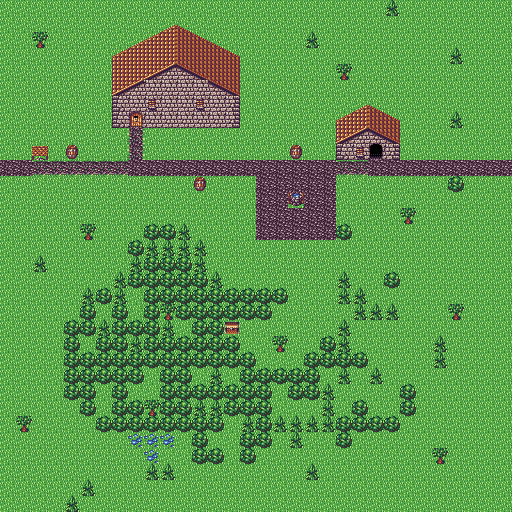

Rendered tile map (Tiled .tmx) drawn with the repository's tilesets; below, a short description and the full map source, tile grids included:
An orthogonal 32x32 tile map with 16x16 px tiles, 2 tile layers (ground, Houses).

<map version="1.0" tiledversion="1.0.3" orientation="orthogonal" renderorder="right-down" width="32" height="32" tilewidth="16" tileheight="16" nextobjectid="1">
 <tileset firstgid="1" source="tileset.tsx" />
 <layer name="ground" width="32" height="32">
  <data encoding="csv">
11,11,11,11,11,11,11,11,11,11,11,11,11,11,11,11,11,11,11,11,11,11,11,11,11,11,11,11,11,11,11,11,
11,11,11,11,11,11,11,11,11,11,11,11,11,11,11,11,11,11,11,11,11,11,11,11,11,11,11,11,11,11,11,11,
11,11,11,11,11,11,11,11,11,11,11,11,11,11,11,11,11,11,11,11,11,11,11,11,11,11,11,11,11,11,11,11,
11,11,11,11,11,11,11,11,11,11,11,11,11,11,11,11,11,11,11,11,11,11,11,11,11,11,11,11,11,11,11,11,
11,11,11,11,11,11,11,11,11,11,11,11,11,11,11,11,11,11,11,11,11,11,11,11,11,11,11,11,11,11,11,11,
11,11,11,11,11,11,11,11,11,11,11,11,11,11,11,11,11,11,11,11,11,11,11,11,11,11,11,11,11,11,11,11,
11,11,11,11,11,11,11,11,11,11,11,11,11,11,11,11,11,11,11,11,11,11,11,11,11,11,11,11,11,11,11,11,
11,11,11,11,11,11,11,11,11,11,11,11,11,11,11,11,11,11,11,11,11,11,11,11,11,11,11,11,11,11,11,11,
11,11,11,11,11,11,11,11,11,11,11,11,11,11,11,11,11,11,11,11,11,11,11,11,11,11,11,11,11,11,11,11,
11,11,11,11,11,11,11,11,11,11,11,11,11,11,11,11,11,11,11,11,11,11,11,11,11,11,11,11,11,11,11,11,
11,11,11,11,11,11,11,11,11,11,11,11,11,11,11,11,11,11,11,11,11,11,11,11,11,11,11,11,11,11,11,11,
11,11,11,11,11,11,11,11,11,11,11,11,11,11,11,11,11,11,11,11,11,11,11,11,11,11,11,11,11,11,11,11,
11,11,11,11,11,11,11,11,11,11,11,11,11,11,11,11,11,11,11,11,11,11,11,11,11,11,11,11,11,11,11,11,
11,11,11,11,11,11,11,11,11,11,11,11,11,11,11,11,11,11,11,11,11,11,11,11,11,11,11,11,11,11,11,11,
11,11,11,11,11,11,11,11,11,11,11,11,11,11,11,11,11,11,11,11,11,11,11,11,11,11,11,11,11,11,11,11,
11,11,11,11,11,11,11,11,11,11,11,11,11,11,11,11,11,11,11,11,11,11,11,11,11,11,11,11,11,11,11,11,
11,11,11,11,11,11,11,11,11,11,11,11,11,11,11,11,11,11,11,11,11,11,11,11,11,11,11,11,11,11,11,11,
11,11,11,11,11,11,11,11,11,11,11,11,11,11,11,11,11,11,11,11,11,11,11,11,11,11,11,11,11,11,11,11,
11,11,11,11,11,11,11,11,11,11,11,11,11,11,11,11,11,11,11,11,11,11,11,11,11,11,11,11,11,11,11,11,
11,11,11,11,11,11,11,11,11,11,11,11,11,11,11,11,11,11,11,11,11,11,11,11,11,11,11,11,11,11,11,11,
11,11,11,11,11,11,11,11,11,11,11,11,11,11,11,11,11,11,11,11,11,11,11,11,11,11,11,11,11,11,11,11,
11,11,11,11,11,11,11,11,11,11,11,11,11,11,11,11,11,11,11,11,11,11,11,11,11,11,11,11,11,11,11,11,
11,11,11,11,11,11,11,11,11,11,11,11,11,11,11,11,11,11,11,11,11,11,11,11,11,11,11,11,11,11,11,11,
11,11,11,11,11,11,11,11,11,11,11,11,11,11,11,11,11,11,11,11,11,11,11,11,11,11,11,11,11,11,11,11,
11,11,11,11,11,11,11,11,11,11,11,11,11,11,11,11,11,11,11,11,11,11,11,11,11,11,11,11,11,11,11,11,
11,11,11,11,11,11,11,11,11,11,11,11,11,11,11,11,11,11,11,11,11,11,11,11,11,11,11,11,11,11,11,11,
11,11,11,11,11,11,11,11,11,11,11,11,11,11,11,11,11,11,11,11,11,11,11,11,11,11,11,11,11,11,11,11,
11,11,11,11,11,11,11,11,11,11,11,11,11,11,11,11,11,11,11,11,11,11,11,11,11,11,11,11,11,11,11,11,
11,11,11,11,11,11,11,11,11,11,11,11,11,11,11,11,11,11,11,11,11,11,11,11,11,11,11,11,11,11,11,11,
11,11,11,11,11,11,11,11,11,11,11,11,11,11,11,11,11,11,11,11,11,11,11,11,11,11,11,11,11,11,11,11,
11,11,11,11,11,11,11,11,11,11,11,11,11,11,11,11,11,11,11,11,11,11,11,11,11,11,11,11,11,11,11,11,
11,11,11,11,11,11,11,11,11,11,11,11,11,11,11,11,11,11,11,11,11,11,11,11,11,11,11,11,11,11,11,11
</data>
 </layer>
 <layer name="Houses" width="32" height="32">
  <data encoding="csv">
0,0,0,0,0,0,0,0,0,0,0,0,0,0,0,0,0,0,0,0,0,0,0,0,17,0,0,0,0,0,0,0,
0,0,0,0,0,0,0,0,0,0,21,30,0,0,0,0,0,0,0,0,0,0,0,0,0,0,0,0,0,0,0,0,
0,0,18,0,0,0,0,0,21,22,23,28,29,30,0,0,0,0,0,17,0,0,0,0,0,0,0,0,0,0,0,0,
0,0,0,0,0,0,0,22,23,23,23,28,28,28,29,0,0,0,0,0,0,0,0,0,0,0,0,0,17,0,0,0,
0,0,0,0,0,0,0,23,23,24,25,26,27,28,28,0,0,0,0,0,0,18,0,0,0,0,0,0,0,0,0,0,
0,0,0,0,0,0,0,24,25,1,1,1,1,26,27,0,0,0,0,0,0,0,0,0,0,0,0,0,0,0,0,0,
0,0,0,0,0,0,0,6,1,5,1,1,5,1,7,0,0,0,0,0,0,0,21,30,0,0,0,0,0,0,0,0,
0,0,0,0,0,0,0,6,3,1,1,1,1,1,7,0,0,0,0,0,0,22,23,28,29,0,0,0,17,0,0,0,
0,0,0,0,0,0,0,0,10,0,0,0,0,0,0,0,0,0,0,0,0,24,25,26,27,0,0,0,0,0,0,0,
0,0,15,0,13,0,0,0,10,0,0,0,0,0,0,0,0,0,13,0,0,6,5,2,7,0,0,0,0,0,0,0,
8,8,9,9,9,9,9,9,8,8,8,8,8,8,8,8,8,8,8,8,8,9,9,8,8,8,8,8,8,8,8,8,
0,0,0,0,0,0,0,0,0,0,0,0,13,0,0,0,8,8,8,8,8,0,0,0,0,0,0,0,19,0,0,0,
0,0,0,0,0,0,0,0,0,0,0,0,0,0,0,0,8,8,16,8,8,0,0,0,0,0,0,0,0,0,0,0,
0,0,0,0,0,0,0,0,0,0,0,0,0,0,0,0,8,8,8,8,8,0,0,0,0,18,0,0,0,0,0,0,
0,0,0,0,0,18,0,0,0,19,19,17,0,0,0,0,8,8,8,8,8,19,0,0,0,0,0,0,0,0,0,0,
0,0,0,0,0,0,0,0,19,17,17,17,17,0,0,0,0,0,0,0,0,0,0,0,0,0,0,0,0,0,0,0,
0,0,17,0,0,0,0,0,17,19,19,19,17,0,0,0,0,0,0,0,0,0,0,0,0,0,0,0,0,0,0,0,
0,0,0,0,0,0,0,17,19,19,19,19,19,17,0,0,0,0,0,0,0,17,0,0,19,0,0,0,0,0,0,0,
0,0,0,0,0,17,19,17,0,19,19,19,19,19,19,19,19,19,0,0,0,17,17,0,0,0,0,0,0,0,0,0,
0,0,0,0,0,19,0,19,0,19,18,19,19,19,19,19,19,0,0,0,0,0,17,17,17,0,0,0,18,0,0,0,
0,0,0,0,19,19,17,19,19,19,17,0,19,19,14,0,0,0,0,0,0,17,0,0,0,0,0,0,0,0,0,0,
0,0,0,0,19,0,19,19,17,19,19,19,19,19,19,0,0,18,0,0,19,17,0,0,0,0,0,17,0,0,0,0,
0,0,0,0,19,19,19,19,19,19,19,19,19,19,19,19,0,0,0,19,19,19,19,0,0,0,0,17,0,0,0,0,
0,0,0,0,19,19,19,19,19,0,19,19,0,17,0,19,19,19,19,19,0,17,0,17,0,0,0,0,0,0,0,0,
0,0,0,0,19,19,0,19,0,0,19,19,19,19,19,19,19,0,19,19,17,0,0,0,0,19,0,0,0,0,0,0,
0,0,0,0,0,19,0,19,19,18,19,19,17,17,19,19,19,0,0,0,17,0,19,0,0,19,0,0,0,0,0,0,
0,18,0,0,0,0,19,19,19,19,19,19,19,19,0,17,19,17,17,17,17,19,19,19,19,0,0,0,0,0,0,0,
0,0,0,0,0,0,0,0,20,20,20,0,19,0,0,19,19,0,17,0,0,19,0,0,0,0,0,0,0,0,0,0,
0,0,0,0,0,0,0,0,0,20,0,0,19,19,0,19,0,0,0,0,0,0,0,0,0,0,0,18,0,0,0,0,
0,0,0,0,0,0,0,0,0,17,17,0,0,0,0,0,0,0,0,17,0,0,0,0,0,0,0,0,0,0,0,0,
0,0,0,0,0,17,0,0,0,0,0,0,0,0,0,0,0,0,0,0,0,0,0,0,0,0,0,0,0,0,0,0,
0,0,0,0,17,0,0,0,0,0,0,0,0,0,0,0,0,0,0,0,0,0,0,0,0,0,0,0,0,0,0,0
</data>
 </layer>
</map>
